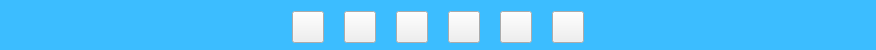
<?xml version="1.0" encoding="UTF-8"?>
<ui version="4.0">
 <class>TopBarWgt</class>
 <widget class="QFrame" name="TopBarWgt">
  <property name="geometry">
   <rect>
    <x>0</x>
    <y>0</y>
    <width>876</width>
    <height>50</height>
   </rect>
  </property>
  <property name="minimumSize">
   <size>
    <width>0</width>
    <height>50</height>
   </size>
  </property>
  <property name="maximumSize">
   <size>
    <width>16777215</width>
    <height>50</height>
   </size>
  </property>
  <property name="windowTitle">
   <string>Form</string>
  </property>
  <property name="styleSheet">
   <string notr="true">QWidget#TopBarWgt{
background:#3CBDFF;
}

QPushButton#pBtn_BigScreen{
border-image: url(:/Assets/Image/icon_bigscreen.png);
}
QPushButton#pBtn_BigScreen:checked{
border-image: url(:/Assets/Image/icon_bigscreen_white.png);
}

QPushButton#pBtn_Monitor{
border-image: url(:/Assets/Image/ico_org_nor.png);
}
QPushButton#pBtn_Monitor:checked{
border-image: url(:/Assets/Image/ico_org_on.png);
}

QPushButton#pBtn_PersonMgr{
border-image: url(:/Assets/Image/ico_system_nor.png);
}
QPushButton#pBtn_PersonMgr:checked{
border-image: url(:/Assets/Image/ico_system_on.png);
}


QPushButton#pBtn_Poll{
border-image: url(:/Assets/Image/ico_polling_nor.png);
}
QPushButton#pBtn_Poll:checked{
border-image: url(:/Assets/Image/ico_polling_on.png);
}

QPushButton#pBtn_Map{
border-image: url(:/Assets/Image/ioc_map_nor.png);
}
QPushButton#pBtn_Map:checked{
border-image: url(:/Assets/Image/ioc_map_on.png);
}


QPushButton#pBtn_Web{
border-image: url(:/Assets/Image/ioc_operation_nor.png);
}
QPushButton#pBtn_Web:checked{
border-image: url(:/Assets/Image/ioc_operation_on.png);
}













</string>
  </property>
  <layout class="QHBoxLayout" name="horizontalLayout">
   <property name="spacing">
    <number>20</number>
   </property>
   <item>
    <spacer name="horizontalSpacer">
     <property name="orientation">
      <enum>Qt::Horizontal</enum>
     </property>
     <property name="sizeHint" stdset="0">
      <size>
       <width>260</width>
       <height>20</height>
      </size>
     </property>
    </spacer>
   </item>
   <item>
    <widget class="QPushButton" name="pBtn_BigScreen">
     <property name="sizePolicy">
      <sizepolicy hsizetype="Fixed" vsizetype="Fixed">
       <horstretch>0</horstretch>
       <verstretch>0</verstretch>
      </sizepolicy>
     </property>
     <property name="minimumSize">
      <size>
       <width>32</width>
       <height>32</height>
      </size>
     </property>
     <property name="maximumSize">
      <size>
       <width>32</width>
       <height>32</height>
      </size>
     </property>
     <property name="text">
      <string/>
     </property>
     <property name="checkable">
      <bool>true</bool>
     </property>
    </widget>
   </item>
   <item>
    <widget class="QPushButton" name="pBtn_Monitor">
     <property name="sizePolicy">
      <sizepolicy hsizetype="Fixed" vsizetype="Fixed">
       <horstretch>0</horstretch>
       <verstretch>0</verstretch>
      </sizepolicy>
     </property>
     <property name="minimumSize">
      <size>
       <width>32</width>
       <height>32</height>
      </size>
     </property>
     <property name="maximumSize">
      <size>
       <width>32</width>
       <height>32</height>
      </size>
     </property>
     <property name="text">
      <string/>
     </property>
     <property name="checkable">
      <bool>true</bool>
     </property>
    </widget>
   </item>
   <item>
    <widget class="QPushButton" name="pBtn_PersonMgr">
     <property name="sizePolicy">
      <sizepolicy hsizetype="Fixed" vsizetype="Fixed">
       <horstretch>0</horstretch>
       <verstretch>0</verstretch>
      </sizepolicy>
     </property>
     <property name="minimumSize">
      <size>
       <width>32</width>
       <height>32</height>
      </size>
     </property>
     <property name="maximumSize">
      <size>
       <width>32</width>
       <height>32</height>
      </size>
     </property>
     <property name="text">
      <string/>
     </property>
     <property name="checkable">
      <bool>true</bool>
     </property>
    </widget>
   </item>
   <item>
    <widget class="QPushButton" name="pBtn_Poll">
     <property name="sizePolicy">
      <sizepolicy hsizetype="Fixed" vsizetype="Fixed">
       <horstretch>0</horstretch>
       <verstretch>0</verstretch>
      </sizepolicy>
     </property>
     <property name="minimumSize">
      <size>
       <width>32</width>
       <height>32</height>
      </size>
     </property>
     <property name="maximumSize">
      <size>
       <width>32</width>
       <height>32</height>
      </size>
     </property>
     <property name="text">
      <string/>
     </property>
     <property name="checkable">
      <bool>true</bool>
     </property>
    </widget>
   </item>
   <item>
    <widget class="QPushButton" name="pBtn_Map">
     <property name="sizePolicy">
      <sizepolicy hsizetype="Fixed" vsizetype="Fixed">
       <horstretch>0</horstretch>
       <verstretch>0</verstretch>
      </sizepolicy>
     </property>
     <property name="minimumSize">
      <size>
       <width>32</width>
       <height>32</height>
      </size>
     </property>
     <property name="maximumSize">
      <size>
       <width>32</width>
       <height>32</height>
      </size>
     </property>
     <property name="text">
      <string/>
     </property>
     <property name="checkable">
      <bool>true</bool>
     </property>
    </widget>
   </item>
   <item>
    <widget class="QPushButton" name="pBtn_Web">
     <property name="sizePolicy">
      <sizepolicy hsizetype="Fixed" vsizetype="Fixed">
       <horstretch>0</horstretch>
       <verstretch>0</verstretch>
      </sizepolicy>
     </property>
     <property name="minimumSize">
      <size>
       <width>32</width>
       <height>32</height>
      </size>
     </property>
     <property name="maximumSize">
      <size>
       <width>32</width>
       <height>32</height>
      </size>
     </property>
     <property name="text">
      <string/>
     </property>
     <property name="checkable">
      <bool>true</bool>
     </property>
    </widget>
   </item>
   <item>
    <spacer name="horizontalSpacer_2">
     <property name="orientation">
      <enum>Qt::Horizontal</enum>
     </property>
     <property name="sizeHint" stdset="0">
      <size>
       <width>260</width>
       <height>20</height>
      </size>
     </property>
    </spacer>
   </item>
  </layout>
 </widget>
 <resources/>
 <connections/>
</ui>
